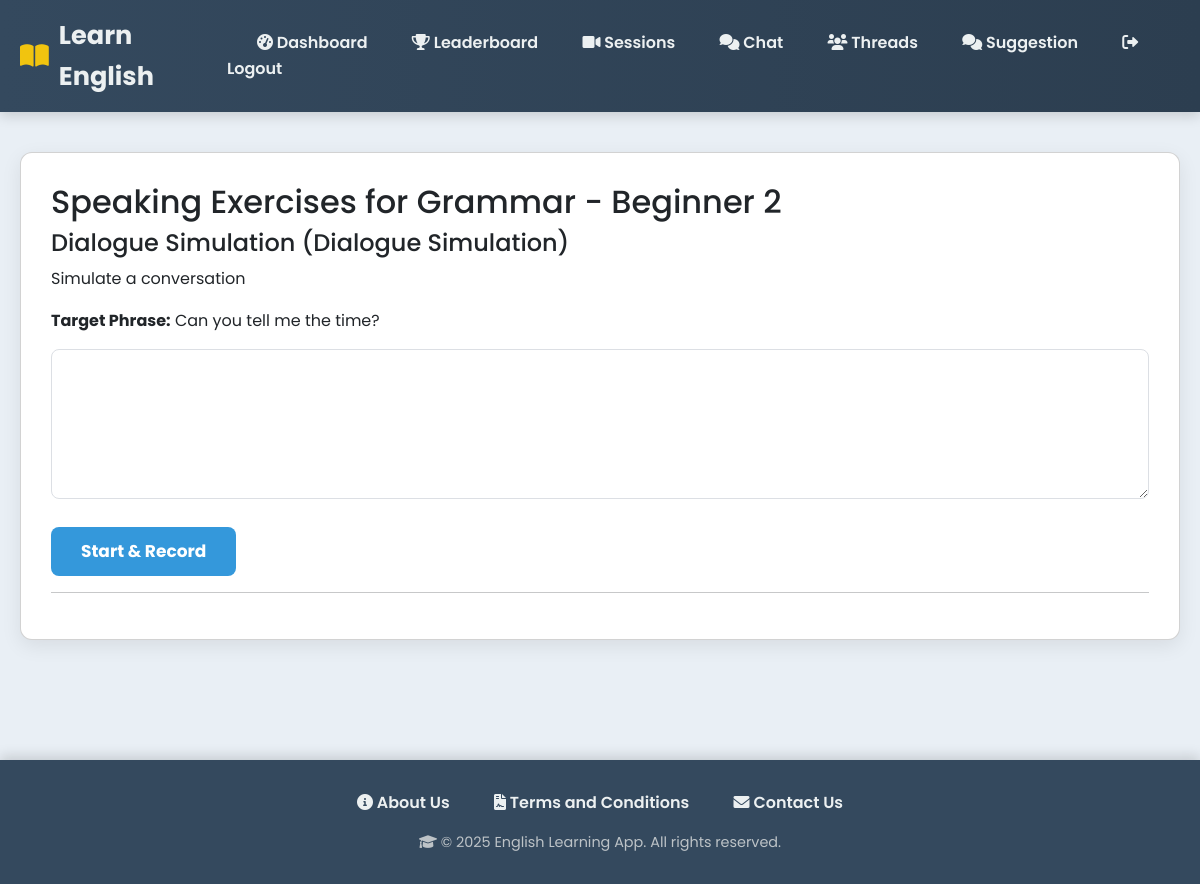
/lesson/6/speaking/ (signed in), run on the app's committed database.
### myapp/models.py (models this page shows, shortened)
class Lesson(models.Model):
    SKILL_LEVEL_CHOICES = [
        ("beginner", "Beginner"),
        ("intermediate", "Intermediate"),
        ("advanced", "Advanced"),
    ]
    CATEGORY_CHOICES = [
        ("grammar", "Grammar"),
        ("vocabulary", "Vocabulary"),
        ("listening", "Listening"),
        ("speaking", "Speaking"),
    ]
    title = models.CharField(max_length=200)
    description = models.TextField(blank=True)
    skill_level = models.CharField(max_length=20, choices=SKILL_LEVEL_CHOICES)
    category = models.CharField(max_length=20, choices=CATEGORY_CHOICES)
    created_by = models.ForeignKey(
        UserRegister,
        on_delete=models.SET_NULL,
        null=True,
        related_name="lessons_created"
    )
    created_at = models.DateTimeField(auto_now_add=True)

class SpeakingExercise(models.Model):
    EXERCISE_TYPE_CHOICES = (
        ('pronunciation', 'Pronunciation Practice'),
        ('dialogue', 'Dialogue Simulation'),
        ('response', 'Prompt Response'),
    )
    lesson = models.ForeignKey(Lesson, on_delete=models.CASCADE, related_name="speaking_exercises")
    title = models.CharField(max_length=200)
    description = models.TextField(blank=True, null=True)
    exercise_type = models.CharField(max_length=20, choices=EXERCISE_TYPE_CHOICES)
    target_phrase = models.TextField(help_text="Target phrase for pronunciation practice")
    audio_example = models.FileField(upload_to='speaking_examples/', blank=True, null=True)
    created_at = models.DateTimeField(auto_now_add=True)

### myapp/views.py (the view, shortened to what this page needs)
# urls.py: path("lesson/<int:lesson_id>/speaking/", views.attempt_speaking, name="attempt_speaking"),
def attempt_speaking(request, lesson_id):
    lesson = get_object_or_404(Lesson, id=lesson_id)
    exercises = lesson.speaking_exercises.all()
    student = get_object_or_404(UserRegister, username=request.session.get("username"))
    spoken_text = ""
    feedback = ""
    score = None
    return render(request, "speaking_attempt.html", {"lesson": lesson, "exercises": exercises})

### templates/speaking_attempt.html (shortened to what this page needs)
{% extends "base.html" %}
{% block content %}
<div class="card">
    <h2>Speaking Exercises for {{ lesson.title }}</h2>
    {% for exercise in exercises %}
        <h4>{{ exercise.title }} ({{ exercise.get_exercise_type_display }})</h4>
        <p>{{ exercise.description }}</p>
        <p><strong>Target Phrase:</strong> {{ exercise.target_phrase }}</p>
        <form method="post">
            <textarea rows="2" style="width:100%;" readonly placeholder="Your speech will appear here after recording...">
                {{ spoken_text }}
            </textarea>
            <button type="submit" class="btn btn-primary">Start & Record</button>
        </form>
        <hr>
    {% endfor %}
</div>
{% endblock %}

### templates/base.html (style rules this page uses)
body { font-family: 'Poppins', 'Segoe UI', Tahoma, Geneva, Verdana, sans-serif; margin: 0; padding: 0; background: #e9eff5; color: #2c3e50; line-height: 1.6; }
.card { background: #ffffff; padding: 30px; margin-bottom: 30px; border-radius: 12px; box-shadow: 0 6px 20px rgba(0,0,0,0.08); }
input[type="text"], input[type="email"], input[type="password"], input[type="number"], input[type="datetime-local"], input[type="form-control"], select, textarea { width: 100%; padding: 12px; margin-bottom: 20px; border: 1px solid #dcdfe4; border-radius: 8px; font-size: 16px; box-sizing: border-box; transition: border-color 0.3s, box-shadow 0.3s; }
textarea { min-height: 150px; resize: vertical; }
.btn { display: inline-block; padding: 12px 30px; background: #3498db; color: #fff; border: none; border-radius: 8px; text-decoration: none; cursor: pointer; font-size: 17px; font-weight: 700; transition: background 0.3s, transform 0.2s, box-shadow 0.3s; }

### data on the page
Lesson: title "Grammar - Beginner 2"
SpeakingExercise: title "Dialogue Simulation", exercise_type "Dialogue Simulation", description "Simulate a conversation", target_phrase "Can you tell me the time?"
